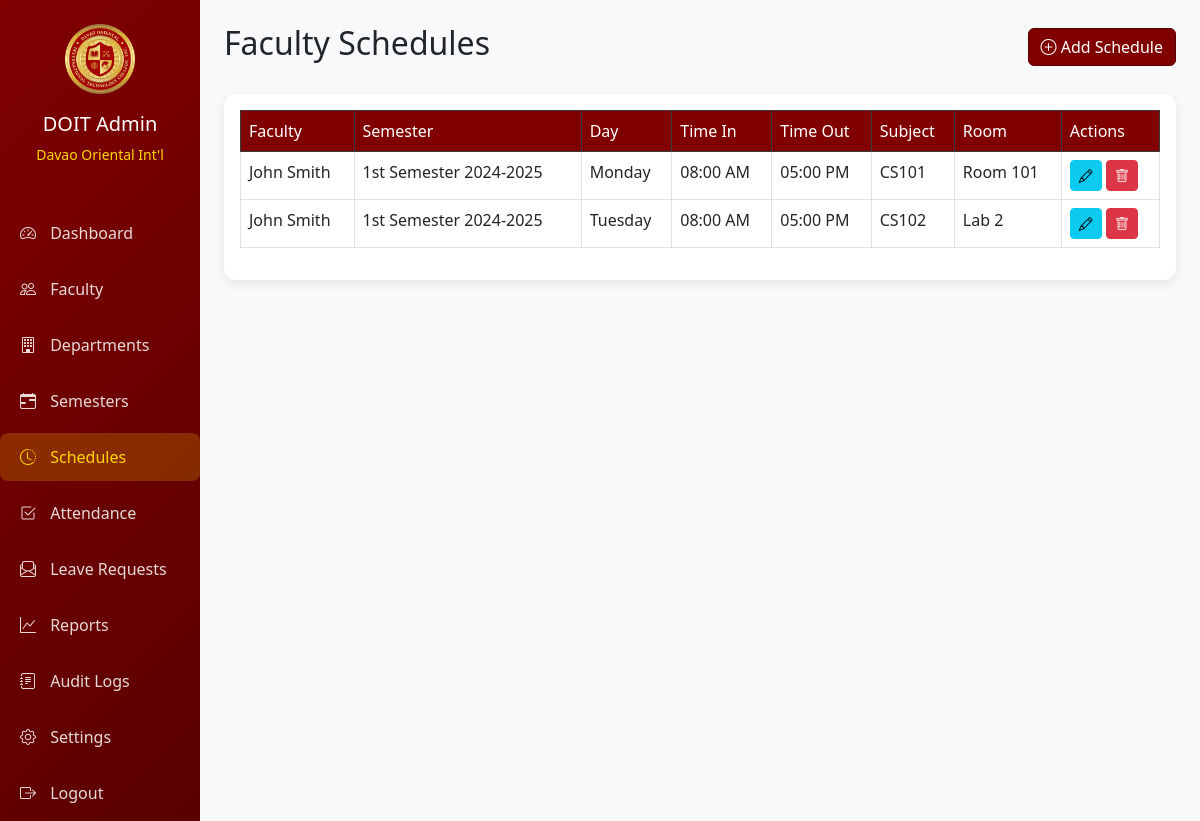
/admin/schedules.php (signed in), run on the app's committed database.
### tables this page shows
CREATE TABLE `settings` (
  `id` int(11) NOT NULL,
  `setting_key` varchar(100) NOT NULL,
  `setting_value` text DEFAULT NULL,
  `updated_at` timestamp NOT NULL DEFAULT current_timestamp() ON UPDATE current_timestamp()
);

CREATE TABLE `schedules` (
  `id` int(11) NOT NULL,
  `faculty_id` int(11) NOT NULL,
  `semester_id` int(11) NOT NULL,
  `day_of_week` tinyint(4) NOT NULL COMMENT '1=Mon,2=Tue,...,7=Sun',
  `time_in` time NOT NULL,
  `time_out` time NOT NULL,
  `subject_code` varchar(50) NOT NULL,
  `room` varchar(50) NOT NULL,
  `created_at` timestamp NOT NULL DEFAULT current_timestamp()
);

CREATE TABLE `users` (
  `id` int(11) NOT NULL,
  `employee_id` varchar(50) DEFAULT NULL,
  `first_name` varchar(100) NOT NULL,
  `last_name` varchar(100) NOT NULL,
  `email` varchar(100) NOT NULL,
  `password_hash` varchar(255) NOT NULL,
  `role` enum('admin','faculty') DEFAULT 'faculty',
  `department_id` int(11) DEFAULT NULL,
  `position` varchar(100) DEFAULT NULL,
  `hire_date` date DEFAULT NULL,
  `contact_number` varchar(20) DEFAULT NULL,
  `profile_photo` varchar(255) DEFAULT NULL,
  `status` enum('active','inactive') DEFAULT 'active',
  `leave_balance` decimal(5,2) DEFAULT 15.00,
  `last_login` timestamp NULL DEFAULT NULL,
  `created_at` timestamp NOT NULL DEFAULT current_timestamp()
);

CREATE TABLE `semesters` (
  `id` int(11) NOT NULL,
  `name` varchar(100) NOT NULL,
  `code` varchar(20) NOT NULL,
  `start_date` date NOT NULL,
  `end_date` date NOT NULL,
  `is_active` tinyint(1) DEFAULT 0,
  `created_at` timestamp NOT NULL DEFAULT current_timestamp()
);

### includes/functions.php (called while the page is built, shortened)
<?php
function formatTime($time, $format = 'h:i A') {
    return $time ? date($format, strtotime($time)) : '';
}
function getSetting($pdo, $key) {
    $stmt = $pdo->prepare("SELECT setting_value FROM settings WHERE setting_key = ?");
    $stmt->execute([$key]);
    return $stmt->fetchColumn();
}
?>

### admin/schedules.php (the view, shortened to what this page needs)
<?php
require_once '../config/database.php';
require_once '../includes/functions.php';
$schedules = $pdo->query("
    SELECT s.*, u.first_name, u.last_name, sem.name as semester_name
    FROM schedules s
    JOIN users u ON s.faculty_id = u.id
    JOIN semesters sem ON s.semester_id = sem.id
    ORDER BY s.day_of_week, s.time_in
")->fetchAll();
$days = ['Monday', 'Tuesday', 'Wednesday', 'Thursday', 'Friday', 'Saturday', 'Sunday'];
?>
<!DOCTYPE html>
<html lang="en">
<head>
    <link href="https://cdn.jsdelivr.net/npm/bootstrap@5.3.0/dist/css/bootstrap.min.css" rel="stylesheet">
    <link href="https://cdn.jsdelivr.net/npm/bootstrap-icons@1.10.0/font/bootstrap-icons.css" rel="stylesheet">
    <link rel="stylesheet" href="../assets/css/theme.css">
</head>
<body>
<div class="container-fluid">
    <div class="row">
        <div class="col-md-2 p-0"><?php include '../includes/admin-sidebar.php'; ?></div>
        <div class="col-md-10 p-4">
            <div class="d-flex justify-content-between align-items-center mb-4">
                <h2>Faculty Schedules</h2>
                <button class="btn btn-primary" data-bs-toggle="modal" data-bs-target="#addModal">
                    <i class="bi bi-plus-circle"></i> Add Schedule
                </button>
            </div>
            <div class="card">
                <div class="card-body">
                    <table class="table table-bordered table-hover">
                        <thead class="table-dark">
                            <tr>
                                <th>Faculty</th>
                                <th>Semester</th>
                                <th>Day</th>
                                <th>Time In</th>
                                <th>Time Out</th>
                                <th>Subject</th>
                                <th>Room</th>
                                <th>Actions</th>
                            </tr>
                        </thead>
                        <tbody>
                            <?php foreach ($schedules as $sch): ?>
                            <tr>
                                <td><?= htmlspecialchars($sch['first_name'] . ' ' . $sch['last_name']) ?></td>
                                <td><?= htmlspecialchars($sch['semester_name']) ?></td>
                                <td><?= $days[$sch['day_of_week'] - 1] ?></td>
                                <td><?= formatTime($sch['time_in']) ?></td>
                                <td><?= formatTime($sch['time_out']) ?></td>
                                <td><?= htmlspecialchars($sch['subject_code']) ?></td>
                                <td><?= htmlspecialchars($sch['room']) ?></td>
                                <td>
                                    <button class="btn btn-sm btn-info" data-bs-toggle="modal" data-bs-target="#editModal"
                                            onclick="editSchedule(<?= $sch['id'] ?>, <?= $sch['faculty_id'] ?>, <?= $sch['semester_id'] ?>, <?= $sch['day_of_week'] ?>, '<?= $sch['time_in'] ?>', '<?= $sch['time_out'] ?>', '<?= htmlspecialchars($sch['subject_code']) ?>', '<?= htmlspecialchars($sch['room']) ?>')">
                                        <i class="bi bi-pencil"></i>
                                    </button>
                                    <a href="?delete=<?= $sch['id'] ?>" class="btn btn-sm btn-danger" onclick="return confirm('Delete this schedule?')">
                                        <i class="bi bi-trash"></i>
                                    </a>
                                </td>
                            </tr>
                            <?php endforeach; ?>
                        </tbody>
                    </table>
                </div>
            </div>
        </div>
    </div>
</div>
</body>
</html>

### includes/admin-sidebar.php (shortened to what this page needs)
<?php
$logo_path = getSetting($pdo, 'logo_path');
?>
<div class="sidebar">
    <div class="text-center py-4">
        <?php if ($logo_path && file_exists(PROFILE_PHOTO_PATH . $logo_path)): ?>
            <img src="../assets/uploads/profile_photos/<?= htmlspecialchars($logo_path) ?>" alt="DOIT Logo" style="max-height: 70px; margin-bottom: 10px;">
        <?php else: ?>
            <i class="bi bi-calendar-check fs-1 text-white"></i>
        <?php endif; ?>
        <h5 class="text-white mt-2">DOIT Admin</h5>
        <p class="text-gold small">Davao Oriental Int'l</p>
    </div>
    <nav class="nav flex-column">
        <a class="nav-link <?= basename($_SERVER['PHP_SELF']) == 'dashboard.php' ? 'active' : '' ?>" href="dashboard.php">
            <i class="bi bi-speedometer2"></i> Dashboard
        </a>
        <a class="nav-link <?= basename($_SERVER['PHP_SELF']) == 'faculty.php' ? 'active' : '' ?>" href="faculty.php">
            <i class="bi bi-people"></i> Faculty
        </a>
        <a class="nav-link <?= basename($_SERVER['PHP_SELF']) == 'departments.php' ? 'active' : '' ?>" href="departments.php">
            <i class="bi bi-building"></i> Departments
        </a>
        <a class="nav-link <?= basename($_SERVER['PHP_SELF']) == 'semesters.php' ? 'active' : '' ?>" href="semesters.php">
            <i class="bi bi-calendar-range"></i> Semesters
        </a>
        <a class="nav-link <?= basename($_SERVER['PHP_SELF']) == 'schedules.php' ? 'active' : '' ?>" href="schedules.php">
            <i class="bi bi-clock-history"></i> Schedules
        </a>
        <a class="nav-link <?= basename($_SERVER['PHP_SELF']) == 'attendance.php' ? 'active' : '' ?>" href="attendance.php">
            <i class="bi bi-check2-square"></i> Attendance
        </a>
        <a class="nav-link <?= basename($_SERVER['PHP_SELF']) == 'leaves.php' ? 'active' : '' ?>" href="leaves.php">
            <i class="bi bi-envelope-paper"></i> Leave Requests
        </a>
        <a class="nav-link <?= basename($_SERVER['PHP_SELF']) == 'reports.php' ? 'active' : '' ?>" href="reports.php">
            <i class="bi bi-graph-up"></i> Reports
        </a>
        <a class="nav-link <?= basename($_SERVER['PHP_SELF']) == 'audit-logs.php' ? 'active' : '' ?>" href="audit-logs.php">
            <i class="bi bi-journal-text"></i> Audit Logs
        </a>
        <a class="nav-link <?= basename($_SERVER['PHP_SELF']) == 'settings.php' ? 'active' : '' ?>" href="settings.php">
            <i class="bi bi-gear"></i> Settings
        </a>
        <a class="nav-link" href="../logout.php">
            <i class="bi bi-box-arrow-right"></i> Logout
        </a>
    </nav>
</div>

### assets/css/theme.css (style rules this page uses)
:root { --maroon: #800000; --maroon-dark: #5a0000; --maroon-light: #9a1f1f; --gold: #FFD700; --gold-dark: #DAA520; --gold-light: #FFE44D; --white: #ffffff; --gray-bg: #f8f9fa; }
body { background-color: var(--gray-bg); font-family: 'Segoe UI', Roboto, 'Helvetica Neue', sans-serif; }
.sidebar { min-height: 100vh; background: linear-gradient(135deg, var(--maroon) 0%, var(--maroon-dark) 100%); }
.sidebar .nav-link { color: rgba(255, 255, 255, 0.85); padding: 12px 20px; margin: 4px 0; transition: all 0.3s; border-radius: 8px; }
.sidebar .nav-link:hover, .sidebar .nav-link.active { background: rgba(255, 215, 0, 0.2); color: var(--gold); }
.sidebar .nav-link i { margin-right: 10px; width: 24px; }
.text-gold { color: var(--gold); }
.btn-primary { background-color: var(--maroon); border-color: var(--maroon-dark); }
.card { border: none; border-radius: 12px; box-shadow: 0 4px 12px rgba(0, 0, 0, 0.08); transition: transform 0.2s, box-shadow 0.2s; }
.table thead th { background-color: var(--maroon); color: var(--white); border-bottom: none; font-weight: 500; }

### data on the page
settings: setting_value (picture)
schedules: faculty.last_name "John Smith", semester.name "1st Semester 2024-2025", day_of_week "Monday", time_in "08:00 AM", time_out "05:00 PM", subject_code "CS101", room "Room 101"
schedules: faculty.last_name "John Smith", semester.name "1st Semester 2024-2025", day_of_week "Tuesday", time_in "08:00 AM", time_out "05:00 PM", subject_code "CS102", room "Lab 2"
